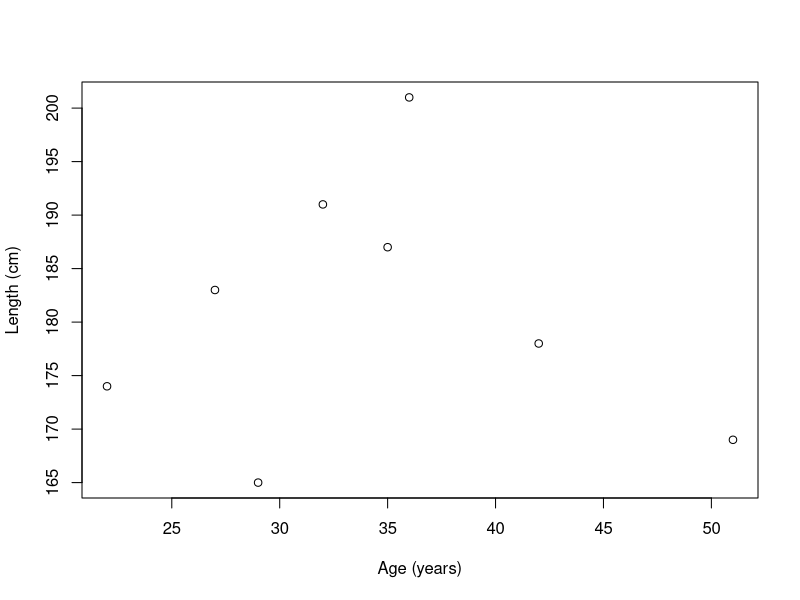

Write R code to recreate this figure.
## ---- chunk 1
#Summera
4 + 7
#Subtrahera
5 - 3
#Multiplicera
4 * 2
#Division
12 / 3

## ---- chunk 2
a <- 7
b <- 3

a + b
## ---- chunk 3
#Specify observations of length (cm)
length.cm <- c(183, 201, 165, 178, 169, 191, 174, 187)

#How tall is the shortest person?
min(length.cm)

#How tall is the tallest person?
max(length.cm)

#Calculate mean length
mean(length.cm)

#Calculate standard deviation of length
sd(length.cm)
## ---- chunk 4
round(11.94033, 2)
## ---- chunk 5
round(sd(length.cm), 2)
## ---- chunk 6
#The fourth value in variable "length.cm"
length.cm[4]
## ---- chunk 7
#How tall is the tallest person?
max(length.cm)

#Who in "length.cm" is 201 cm tall?
length.cm == 201

#What is the index of the subjects that is 201 cm tall?
which(length.cm == 201)
## ---- chunk 8
which(length.cm == max(length.cm))
## ---- chunk 9
#Create new variable "age"
age <- c(27,36,29,42,51,32,22,35)

#Combine variables to data frame "df"
df <- data.frame(age, length.cm)

#Show first columns and rows of "df"
head(df)
## ---- chunk 10
#What is in row 3 in the 2nd column in data frame "df"?
df[3,2]
## ---- chunk 11
#What is in the 2nd column in data frame "df"?
df[,2]
## ---- chunk 12
#What is in column "length.cm" in data frame "df" ?
df[,"length.cm"]
## ---- chunk 13
df$length.cm
## ---- chunk 14
#Mean of length
mean(df$length.cm)

#Mean of age
mean(df$age)
## ---- chunk 15
#Scatter plot of length as function of age
plot(df$age, df$length.cm, 
     xlab = "Age (years)",
     ylab = "Length (cm)")
## ---- chunk 16
#Pearsons correlation test of age and length
cor.test(df$age, df$length.cm)
